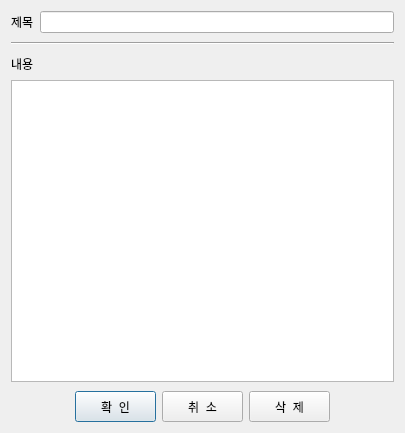
<?xml version="1.0" encoding="UTF-8"?>
<ui version="4.0">
 <class>NoticeEditDialog</class>
 <widget class="QDialog" name="NoticeEditDialog">
  <property name="geometry">
   <rect>
    <x>0</x>
    <y>0</y>
    <width>405</width>
    <height>433</height>
   </rect>
  </property>
  <property name="windowTitle">
   <string>공지사항 수정</string>
  </property>
  <layout class="QGridLayout" name="gridLayout">
   <item row="0" column="0">
    <layout class="QVBoxLayout" name="verticalLayout">
     <item>
      <layout class="QHBoxLayout" name="horizontalLayout_3">
       <item>
        <widget class="QLabel" name="label">
         <property name="styleSheet">
          <string notr="true">font: 11pt &quot;나눔바른고딕&quot;;</string>
         </property>
         <property name="text">
          <string>제목</string>
         </property>
        </widget>
       </item>
       <item>
        <widget class="QLineEdit" name="lineEdit">
         <property name="minimumSize">
          <size>
           <width>351</width>
           <height>21</height>
          </size>
         </property>
        </widget>
       </item>
      </layout>
     </item>
     <item>
      <spacer name="verticalSpacer_2">
       <property name="orientation">
        <enum>Qt::Vertical</enum>
       </property>
       <property name="sizeType">
        <enum>QSizePolicy::Fixed</enum>
       </property>
       <property name="sizeHint" stdset="0">
        <size>
         <width>20</width>
         <height>3</height>
        </size>
       </property>
      </spacer>
     </item>
     <item>
      <widget class="Line" name="line">
       <property name="orientation">
        <enum>Qt::Horizontal</enum>
       </property>
      </widget>
     </item>
     <item>
      <spacer name="verticalSpacer">
       <property name="orientation">
        <enum>Qt::Vertical</enum>
       </property>
       <property name="sizeType">
        <enum>QSizePolicy::Fixed</enum>
       </property>
       <property name="sizeHint" stdset="0">
        <size>
         <width>20</width>
         <height>3</height>
        </size>
       </property>
      </spacer>
     </item>
     <item>
      <layout class="QHBoxLayout" name="horizontalLayout_2">
       <item>
        <widget class="QLabel" name="label_2">
         <property name="styleSheet">
          <string notr="true">font: 11pt &quot;나눔바른고딕&quot;;</string>
         </property>
         <property name="text">
          <string>내용</string>
         </property>
        </widget>
       </item>
       <item>
        <spacer name="horizontalSpacer_3">
         <property name="orientation">
          <enum>Qt::Horizontal</enum>
         </property>
         <property name="sizeHint" stdset="0">
          <size>
           <width>348</width>
           <height>20</height>
          </size>
         </property>
        </spacer>
       </item>
      </layout>
     </item>
     <item>
      <widget class="QPlainTextEdit" name="plainTextEdit">
       <property name="minimumSize">
        <size>
         <width>381</width>
         <height>281</height>
        </size>
       </property>
      </widget>
     </item>
     <item>
      <spacer name="verticalSpacer_3">
       <property name="orientation">
        <enum>Qt::Vertical</enum>
       </property>
       <property name="sizeType">
        <enum>QSizePolicy::Fixed</enum>
       </property>
       <property name="sizeHint" stdset="0">
        <size>
         <width>20</width>
         <height>3</height>
        </size>
       </property>
      </spacer>
     </item>
     <item>
      <layout class="QHBoxLayout" name="horizontalLayout">
       <item>
        <spacer name="horizontalSpacer">
         <property name="orientation">
          <enum>Qt::Horizontal</enum>
         </property>
         <property name="sizeHint" stdset="0">
          <size>
           <width>48</width>
           <height>28</height>
          </size>
         </property>
        </spacer>
       </item>
       <item>
        <widget class="QPushButton" name="okButton">
         <property name="minimumSize">
          <size>
           <width>81</width>
           <height>31</height>
          </size>
         </property>
         <property name="maximumSize">
          <size>
           <width>81</width>
           <height>31</height>
          </size>
         </property>
         <property name="styleSheet">
          <string notr="true">font: 10pt &quot;나눔바른고딕&quot;;</string>
         </property>
         <property name="text">
          <string>확  인</string>
         </property>
        </widget>
       </item>
       <item>
        <widget class="QPushButton" name="cancelButton">
         <property name="minimumSize">
          <size>
           <width>81</width>
           <height>31</height>
          </size>
         </property>
         <property name="maximumSize">
          <size>
           <width>81</width>
           <height>31</height>
          </size>
         </property>
         <property name="styleSheet">
          <string notr="true">font: 10pt &quot;나눔바른고딕&quot;;</string>
         </property>
         <property name="text">
          <string>취  소</string>
         </property>
        </widget>
       </item>
       <item>
        <widget class="QPushButton" name="noticeDeleteButton">
         <property name="minimumSize">
          <size>
           <width>81</width>
           <height>31</height>
          </size>
         </property>
         <property name="maximumSize">
          <size>
           <width>81</width>
           <height>31</height>
          </size>
         </property>
         <property name="styleSheet">
          <string notr="true">font: 10pt &quot;나눔바른고딕&quot;;</string>
         </property>
         <property name="text">
          <string>삭  제</string>
         </property>
        </widget>
       </item>
       <item>
        <spacer name="horizontalSpacer_2">
         <property name="orientation">
          <enum>Qt::Horizontal</enum>
         </property>
         <property name="sizeHint" stdset="0">
          <size>
           <width>48</width>
           <height>28</height>
          </size>
         </property>
        </spacer>
       </item>
      </layout>
     </item>
    </layout>
   </item>
  </layout>
 </widget>
 <resources/>
 <connections/>
</ui>
